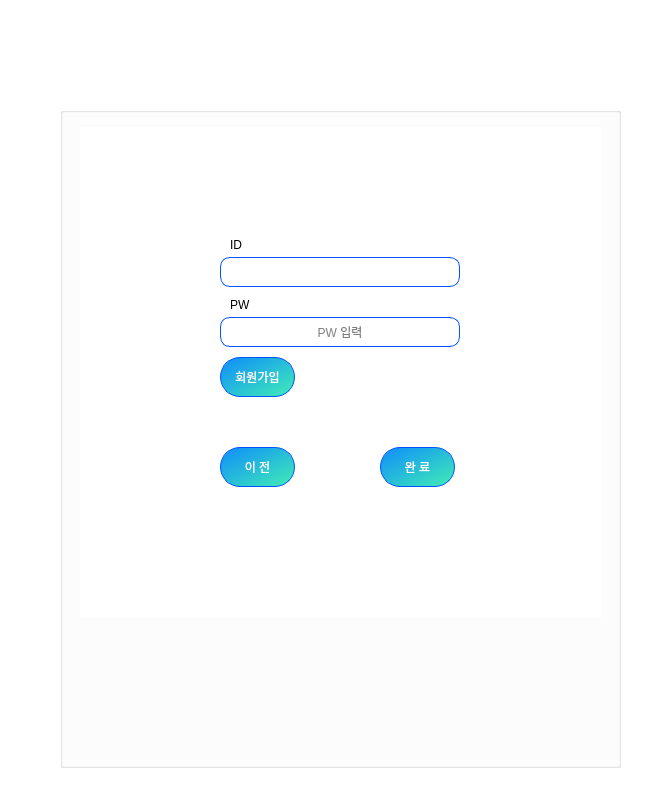
<?xml version="1.0" encoding="UTF-8"?>
<ui version="4.0">
 <class>Form</class>
 <widget class="QWidget" name="Form">
  <property name="enabled">
   <bool>true</bool>
  </property>
  <property name="geometry">
   <rect>
    <x>0</x>
    <y>0</y>
    <width>667</width>
    <height>800</height>
   </rect>
  </property>
  <property name="sizePolicy">
   <sizepolicy hsizetype="Preferred" vsizetype="Preferred">
    <horstretch>0</horstretch>
    <verstretch>0</verstretch>
   </sizepolicy>
  </property>
  <property name="windowTitle">
   <string>Form</string>
  </property>
  <property name="styleSheet">
   <string notr="true">background-color: #fff;</string>
  </property>
  <widget class="QGroupBox" name="groupBox">
   <property name="geometry">
    <rect>
     <x>60</x>
     <y>107</y>
     <width>561</width>
     <height>661</height>
    </rect>
   </property>
   <property name="styleSheet">
    <string notr="true">background-color: rgb(255, 255, 255)</string>
   </property>
   <property name="title">
    <string/>
   </property>
   <widget class="QStackedWidget" name="stackedWidget">
    <property name="geometry">
     <rect>
      <x>20</x>
      <y>20</y>
      <width>521</width>
      <height>491</height>
     </rect>
    </property>
    <property name="currentIndex">
     <number>1</number>
    </property>
    <widget class="QWidget" name="page">
     <widget class="QLineEdit" name="le_input_ID">
      <property name="geometry">
       <rect>
        <x>140</x>
        <y>130</y>
        <width>240</width>
        <height>30</height>
       </rect>
      </property>
      <property name="styleSheet">
       <string notr="true">background:rgb(255, 255, 255);
border:1px solid rgb(0, 81, 255);
border-radius:10px;
</string>
      </property>
      <property name="inputMethodHints">
       <set>Qt::ImhNone</set>
      </property>
      <property name="alignment">
       <set>Qt::AlignCenter</set>
      </property>
      <property name="placeholderText">
       <string>ID 입력</string>
      </property>
     </widget>
     <widget class="QPushButton" name="btn_next">
      <property name="geometry">
       <rect>
        <x>280</x>
        <y>210</y>
        <width>75</width>
        <height>40</height>
       </rect>
      </property>
      <property name="styleSheet">
       <string notr="true">QPushButton{
color: white;
background-color:qlineargradient(spread:pad, x1:0, y1:0, x2:0.857143, y2:0.857955, stop:0 rgba(13, 140, 251, 255), stop:1 rgba(58, 224, 191));
	border-radius: 20px;
border:1px solid rgb(0, 81, 255);
}
QPushButton:hover {
color: white;
	background-color: qlineargradient(spread:pad, x1:0, y1:0, x2:0.857143, y2:0.857955, stop:0 rgba(10, 242, 251, 255), stop:1 rgba(224, 6, 159, 255));
	border-radius: 20px;}
QPushButton:pressed {
border: 3px solid rgb(0, 81, 255);
color: white;
	background-color: qlineargradient(spread:pad, x1:0, y1:0, x2:0.857143, y2:0.857955, stop:0 rgba(10, 242, 251, 255), stop:1 rgba(224, 6, 159, 255));
	border-radius: 20px;}

</string>
      </property>
      <property name="text">
       <string>다 음</string>
      </property>
     </widget>
     <widget class="QPushButton" name="btn_join">
      <property name="geometry">
       <rect>
        <x>140</x>
        <y>170</y>
        <width>75</width>
        <height>40</height>
       </rect>
      </property>
      <property name="styleSheet">
       <string notr="true">QPushButton{
color: white;
background-color:qlineargradient(spread:pad, x1:0, y1:0, x2:0.857143, y2:0.857955, stop:0 rgba(13, 140, 251, 255), stop:1 rgba(58, 224, 191));
	border-radius: 20px;
border:1px solid rgb(0, 81, 255);
}
QPushButton:hover {
color: white;
	background-color: qlineargradient(spread:pad, x1:0, y1:0, x2:0.857143, y2:0.857955, stop:0 rgba(10, 242, 251, 255), stop:1 rgba(224, 6, 159, 255));
	border-radius: 20px;}
QPushButton:pressed {
border: 3px solid rgb(0, 81, 255);
color: white;
	background-color: qlineargradient(spread:pad, x1:0, y1:0, x2:0.857143, y2:0.857955, stop:0 rgba(10, 242, 251, 255), stop:1 rgba(224, 6, 159, 255));
	border-radius: 20px;}

</string>
      </property>
      <property name="text">
       <string>회원가입</string>
      </property>
     </widget>
     <widget class="QLabel" name="label_2">
      <property name="geometry">
       <rect>
        <x>150</x>
        <y>110</y>
        <width>21</width>
        <height>16</height>
       </rect>
      </property>
      <property name="text">
       <string>ID</string>
      </property>
     </widget>
    </widget>
    <widget class="QWidget" name="page_2">
     <widget class="QLineEdit" name="le_input_PW">
      <property name="geometry">
       <rect>
        <x>140</x>
        <y>190</y>
        <width>240</width>
        <height>30</height>
       </rect>
      </property>
      <property name="styleSheet">
       <string notr="true">background:rgb(255, 255, 255);
border:1px solid rgb(0, 81, 255);
border-radius:10px;
</string>
      </property>
      <property name="echoMode">
       <enum>QLineEdit::Password</enum>
      </property>
      <property name="alignment">
       <set>Qt::AlignCenter</set>
      </property>
      <property name="placeholderText">
       <string>PW 입력</string>
      </property>
     </widget>
     <widget class="QPushButton" name="btn_prev">
      <property name="geometry">
       <rect>
        <x>140</x>
        <y>320</y>
        <width>75</width>
        <height>40</height>
       </rect>
      </property>
      <property name="styleSheet">
       <string notr="true">QPushButton{
color: white;
background-color:qlineargradient(spread:pad, x1:0, y1:0, x2:0.857143, y2:0.857955, stop:0 rgba(13, 140, 251, 255), stop:1 rgba(58, 224, 191));
	border-radius: 20px;
border:1px solid rgb(0, 81, 255);
}
QPushButton:hover {
color: white;
	background-color: qlineargradient(spread:pad, x1:0, y1:0, x2:0.857143, y2:0.857955, stop:0 rgba(10, 242, 251, 255), stop:1 rgba(224, 6, 159, 255));
	border-radius: 20px;}
QPushButton:pressed {
border: 3px solid rgb(0, 81, 255);
color: white;
	background-color: qlineargradient(spread:pad, x1:0, y1:0, x2:0.857143, y2:0.857955, stop:0 rgba(10, 242, 251, 255), stop:1 rgba(224, 6, 159, 255));
	border-radius: 20px;}

</string>
      </property>
      <property name="text">
       <string>이 전</string>
      </property>
     </widget>
     <widget class="QLineEdit" name="le_show_ID">
      <property name="enabled">
       <bool>false</bool>
      </property>
      <property name="geometry">
       <rect>
        <x>140</x>
        <y>130</y>
        <width>240</width>
        <height>30</height>
       </rect>
      </property>
      <property name="styleSheet">
       <string notr="true">background:rgb(255, 255, 255);
border:1px solid rgb(0, 81, 255);
border-radius:10px;
</string>
      </property>
      <property name="alignment">
       <set>Qt::AlignCenter</set>
      </property>
      <property name="placeholderText">
       <string/>
      </property>
     </widget>
     <widget class="QPushButton" name="btn_join2">
      <property name="geometry">
       <rect>
        <x>140</x>
        <y>230</y>
        <width>75</width>
        <height>40</height>
       </rect>
      </property>
      <property name="styleSheet">
       <string notr="true">QPushButton{
color: white;
background-color:qlineargradient(spread:pad, x1:0, y1:0, x2:0.857143, y2:0.857955, stop:0 rgba(13, 140, 251, 255), stop:1 rgba(58, 224, 191));
	border-radius: 20px;
border:1px solid rgb(0, 81, 255);
}
QPushButton:hover {
color: white;
	background-color: qlineargradient(spread:pad, x1:0, y1:0, x2:0.857143, y2:0.857955, stop:0 rgba(10, 242, 251, 255), stop:1 rgba(224, 6, 159, 255));
	border-radius: 20px;}
QPushButton:pressed {
border: 3px solid rgb(0, 81, 255);
color: white;
	background-color: qlineargradient(spread:pad, x1:0, y1:0, x2:0.857143, y2:0.857955, stop:0 rgba(10, 242, 251, 255), stop:1 rgba(224, 6, 159, 255));
	border-radius: 20px;}

</string>
      </property>
      <property name="text">
       <string>회원가입</string>
      </property>
     </widget>
     <widget class="QPushButton" name="btn_move_main">
      <property name="geometry">
       <rect>
        <x>300</x>
        <y>320</y>
        <width>75</width>
        <height>40</height>
       </rect>
      </property>
      <property name="styleSheet">
       <string notr="true">QPushButton{
color: white;
background-color:qlineargradient(spread:pad, x1:0, y1:0, x2:0.857143, y2:0.857955, stop:0 rgba(13, 140, 251, 255), stop:1 rgba(58, 224, 191));
	border-radius: 20px;
border:1px solid rgb(0, 81, 255);
}
QPushButton:hover {
color: white;
	background-color: qlineargradient(spread:pad, x1:0, y1:0, x2:0.857143, y2:0.857955, stop:0 rgba(10, 242, 251, 255), stop:1 rgba(224, 6, 159, 255));
	border-radius: 20px;}
QPushButton:pressed {
border: 3px solid rgb(0, 81, 255);
color: white;
	background-color: qlineargradient(spread:pad, x1:0, y1:0, x2:0.857143, y2:0.857955, stop:0 rgba(10, 242, 251, 255), stop:1 rgba(224, 6, 159, 255));
	border-radius: 20px;}

</string>
      </property>
      <property name="text">
       <string>완 료</string>
      </property>
     </widget>
     <widget class="QLabel" name="label">
      <property name="geometry">
       <rect>
        <x>150</x>
        <y>170</y>
        <width>91</width>
        <height>16</height>
       </rect>
      </property>
      <property name="text">
       <string>PW</string>
      </property>
     </widget>
     <widget class="QLabel" name="label_3">
      <property name="geometry">
       <rect>
        <x>150</x>
        <y>110</y>
        <width>21</width>
        <height>16</height>
       </rect>
      </property>
      <property name="text">
       <string>ID</string>
      </property>
     </widget>
    </widget>
    <widget class="QWidget" name="page_3">
     <widget class="QGroupBox" name="groupBox_2">
      <property name="geometry">
       <rect>
        <x>100</x>
        <y>20</y>
        <width>311</width>
        <height>411</height>
       </rect>
      </property>
      <property name="styleSheet">
       <string notr="true">
background-color:white;</string>
      </property>
      <property name="title">
       <string/>
      </property>
      <widget class="QLabel" name="lb_login">
       <property name="geometry">
        <rect>
         <x>100</x>
         <y>30</y>
         <width>121</width>
         <height>41</height>
        </rect>
       </property>
       <property name="font">
        <font>
         <family>굴림체</family>
         <pointsize>14</pointsize>
        </font>
       </property>
       <property name="styleSheet">
        <string notr="true">color: white;
background-color:qlineargradient(spread:pad, x1:0, y1:0, x2:0.857143, y2:0.857955, stop:0 rgba(13, 140, 251, 255), stop:1 rgba(58, 224, 191));
	border-radius: 10px;
border:1px solid rgb(0, 81, 255);</string>
       </property>
       <property name="text">
        <string>회원가입</string>
       </property>
       <property name="alignment">
        <set>Qt::AlignCenter</set>
       </property>
      </widget>
      <widget class="QLineEdit" name="le_input_id">
       <property name="geometry">
        <rect>
         <x>40</x>
         <y>90</y>
         <width>160</width>
         <height>30</height>
        </rect>
       </property>
       <property name="tabletTracking">
        <bool>false</bool>
       </property>
       <property name="styleSheet">
        <string notr="true">background:rgb(255, 255, 255);
border:1px solid rgb(0, 81, 255);
border-radius:10px;
</string>
       </property>
       <property name="alignment">
        <set>Qt::AlignCenter</set>
       </property>
       <property name="placeholderText">
        <string>ID 입력</string>
       </property>
      </widget>
      <widget class="QLineEdit" name="le_input_pw">
       <property name="geometry">
        <rect>
         <x>40</x>
         <y>140</y>
         <width>240</width>
         <height>30</height>
        </rect>
       </property>
       <property name="tabletTracking">
        <bool>false</bool>
       </property>
       <property name="styleSheet">
        <string notr="true">background:rgb(255, 255, 255);
border:1px solid rgb(0, 81, 255);
border-radius:10px;
</string>
       </property>
       <property name="echoMode">
        <enum>QLineEdit::Password</enum>
       </property>
       <property name="alignment">
        <set>Qt::AlignCenter</set>
       </property>
       <property name="placeholderText">
        <string>비밀번호 입력</string>
       </property>
      </widget>
      <widget class="QLineEdit" name="le_check_pw">
       <property name="geometry">
        <rect>
         <x>40</x>
         <y>190</y>
         <width>240</width>
         <height>30</height>
        </rect>
       </property>
       <property name="styleSheet">
        <string notr="true">background:rgb(255, 255, 255);
border:1px solid rgb(0, 81, 255);
border-radius:10px;
</string>
       </property>
       <property name="echoMode">
        <enum>QLineEdit::Password</enum>
       </property>
       <property name="alignment">
        <set>Qt::AlignCenter</set>
       </property>
       <property name="placeholderText">
        <string>비밀번호 확인</string>
       </property>
      </widget>
      <widget class="QLineEdit" name="le_input_name">
       <property name="geometry">
        <rect>
         <x>40</x>
         <y>240</y>
         <width>240</width>
         <height>30</height>
        </rect>
       </property>
       <property name="styleSheet">
        <string notr="true">background:rgb(255, 255, 255);
border:1px solid rgb(0, 81, 255);
border-radius:10px;
</string>
       </property>
       <property name="alignment">
        <set>Qt::AlignCenter</set>
       </property>
       <property name="placeholderText">
        <string>이 름</string>
       </property>
      </widget>
      <widget class="QPushButton" name="btn_check_id">
       <property name="geometry">
        <rect>
         <x>210</x>
         <y>90</y>
         <width>75</width>
         <height>31</height>
        </rect>
       </property>
       <property name="styleSheet">
        <string notr="true">QPushButton{
color: white;
background-color:qlineargradient(spread:pad, x1:0, y1:0, x2:0.857143, y2:0.857955, stop:0 rgba(13, 140, 251, 255), stop:1 rgba(58, 224, 191));
	border-radius: 10px;
border:1px solid rgb(0, 81, 255);
}
QPushButton:hover {
color: white;
	background-color: qlineargradient(spread:pad, x1:0, y1:0, x2:0.857143, y2:0.857955, stop:0 rgba(10, 242, 251, 255), stop:1 rgba(224, 6, 159, 255));
	border-radius: 10px;}
QPushButton:pressed {
border: 3px solid rgb(0, 81, 255);
color: white;
	background-color: qlineargradient(spread:pad, x1:0, y1:0, x2:0.857143, y2:0.857955, stop:0 rgba(10, 242, 251, 255), stop:1 rgba(224, 6, 159, 255));
	border-radius: 10px;}

</string>
       </property>
       <property name="text">
        <string>중복확인</string>
       </property>
      </widget>
      <widget class="QPushButton" name="btn_cancle">
       <property name="geometry">
        <rect>
         <x>50</x>
         <y>340</y>
         <width>75</width>
         <height>31</height>
        </rect>
       </property>
       <property name="styleSheet">
        <string notr="true">QPushButton{
color: white;
background-color:qlineargradient(spread:pad, x1:0, y1:0, x2:0.857143, y2:0.857955, stop:0 rgba(13, 140, 251, 255), stop:1 rgba(58, 224, 191));
	border-radius: 10px;
border:1px solid rgb(0, 81, 255);
}
QPushButton:hover {
color: white;
	background-color: qlineargradient(spread:pad, x1:0, y1:0, x2:0.857143, y2:0.857955, stop:0 rgba(10, 242, 251, 255), stop:1 rgba(224, 6, 159, 255));
	border-radius: 10px;}
QPushButton:pressed {
border: 3px solid rgb(0, 81, 255);
color: white;
	background-color: qlineargradient(spread:pad, x1:0, y1:0, x2:0.857143, y2:0.857955, stop:0 rgba(10, 242, 251, 255), stop:1 rgba(224, 6, 159, 255));
	border-radius: 10px;}

</string>
       </property>
       <property name="text">
        <string>취소</string>
       </property>
      </widget>
      <widget class="QPushButton" name="btn_join_finish">
       <property name="geometry">
        <rect>
         <x>210</x>
         <y>340</y>
         <width>75</width>
         <height>31</height>
        </rect>
       </property>
       <property name="styleSheet">
        <string notr="true">QPushButton{
color: white;
background-color:qlineargradient(spread:pad, x1:0, y1:0, x2:0.857143, y2:0.857955, stop:0 rgba(13, 140, 251, 255), stop:1 rgba(58, 224, 191));
	border-radius: 10px;
border:1px solid rgb(0, 81, 255);
}
QPushButton:hover {
color: white;
	background-color: qlineargradient(spread:pad, x1:0, y1:0, x2:0.857143, y2:0.857955, stop:0 rgba(10, 242, 251, 255), stop:1 rgba(224, 6, 159, 255));
	border-radius: 10px;}
QPushButton:pressed {
border: 3px solid rgb(0, 81, 255);
color: white;
	background-color: qlineargradient(spread:pad, x1:0, y1:0, x2:0.857143, y2:0.857955, stop:0 rgba(10, 242, 251, 255), stop:1 rgba(224, 6, 159, 255));
	border-radius: 10px;}

</string>
       </property>
       <property name="text">
        <string>완료</string>
       </property>
      </widget>
      <widget class="QLabel" name="lb_id">
       <property name="geometry">
        <rect>
         <x>20</x>
         <y>74</y>
         <width>56</width>
         <height>12</height>
        </rect>
       </property>
       <property name="text">
        <string>ID</string>
       </property>
       <property name="alignment">
        <set>Qt::AlignCenter</set>
       </property>
      </widget>
      <widget class="QLabel" name="lb_pw">
       <property name="geometry">
        <rect>
         <x>37</x>
         <y>127</y>
         <width>56</width>
         <height>12</height>
        </rect>
       </property>
       <property name="text">
        <string>비밀번호</string>
       </property>
       <property name="alignment">
        <set>Qt::AlignCenter</set>
       </property>
      </widget>
      <widget class="QLabel" name="lb_check_pw">
       <property name="geometry">
        <rect>
         <x>35</x>
         <y>177</y>
         <width>90</width>
         <height>12</height>
        </rect>
       </property>
       <property name="text">
        <string>비밀번호 확인</string>
       </property>
       <property name="alignment">
        <set>Qt::AlignCenter</set>
       </property>
      </widget>
      <widget class="QLabel" name="lb_nick">
       <property name="geometry">
        <rect>
         <x>27</x>
         <y>226</y>
         <width>56</width>
         <height>12</height>
        </rect>
       </property>
       <property name="text">
        <string>이름</string>
       </property>
       <property name="alignment">
        <set>Qt::AlignCenter</set>
       </property>
      </widget>
      <widget class="QLineEdit" name="le_phonenum">
       <property name="geometry">
        <rect>
         <x>40</x>
         <y>294</y>
         <width>240</width>
         <height>30</height>
        </rect>
       </property>
       <property name="tabletTracking">
        <bool>false</bool>
       </property>
       <property name="focusPolicy">
        <enum>Qt::StrongFocus</enum>
       </property>
       <property name="styleSheet">
        <string notr="true">background:rgb(255, 255, 255);
border:1px solid rgb(0, 81, 255);
border-radius:10px;
</string>
       </property>
       <property name="inputMethodHints">
        <set>Qt::ImhNone</set>
       </property>
       <property name="alignment">
        <set>Qt::AlignCenter</set>
       </property>
       <property name="placeholderText">
        <string>핸드폰 번호</string>
       </property>
      </widget>
      <widget class="QLabel" name="lb_phonenum">
       <property name="geometry">
        <rect>
         <x>36</x>
         <y>280</y>
         <width>80</width>
         <height>12</height>
        </rect>
       </property>
       <property name="text">
        <string>핸드폰 번호</string>
       </property>
       <property name="alignment">
        <set>Qt::AlignCenter</set>
       </property>
      </widget>
     </widget>
    </widget>
   </widget>
  </widget>
  <widget class="QLabel" name="lb_login_img">
   <property name="geometry">
    <rect>
     <x>0</x>
     <y>0</y>
     <width>667</width>
     <height>800</height>
    </rect>
   </property>
   <property name="text">
    <string/>
   </property>
  </widget>
  <zorder>lb_login_img</zorder>
  <zorder>groupBox</zorder>
 </widget>
 <resources/>
 <connections/>
</ui>
